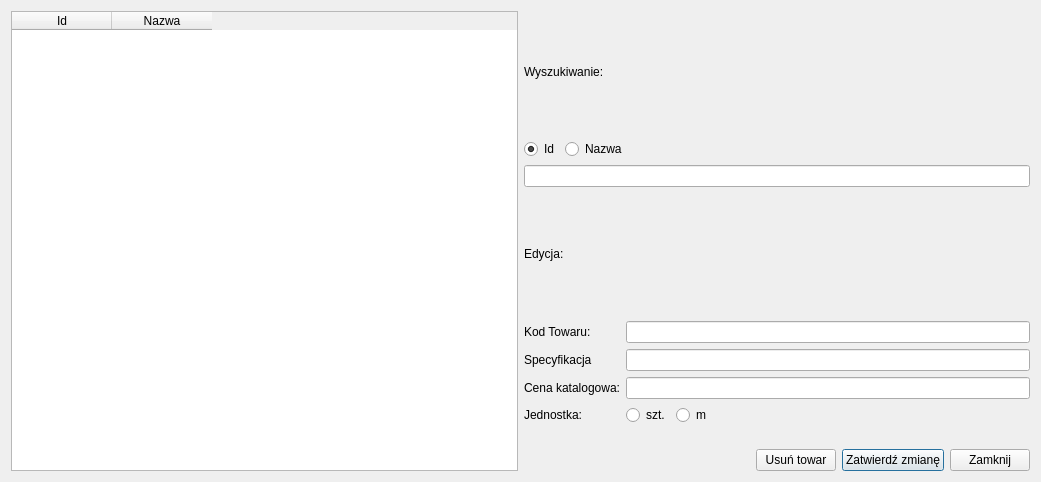
<?xml version="1.0" encoding="UTF-8"?>
<ui version="4.0">
 <class>EdycjaTowaru</class>
 <widget class="QDialog" name="EdycjaTowaru">
  <property name="geometry">
   <rect>
    <x>0</x>
    <y>0</y>
    <width>1041</width>
    <height>482</height>
   </rect>
  </property>
  <property name="windowTitle">
   <string>Dialog</string>
  </property>
  <layout class="QHBoxLayout" name="horizontalLayout_4">
   <item>
    <widget class="QTableWidget" name="tableWidget">
     <property name="editTriggers">
      <set>QAbstractItemView::NoEditTriggers</set>
     </property>
     <column>
      <property name="text">
       <string>Id</string>
      </property>
     </column>
     <column>
      <property name="text">
       <string>Nazwa</string>
      </property>
     </column>
    </widget>
   </item>
   <item>
    <layout class="QVBoxLayout" name="verticalLayout">
     <item>
      <widget class="QLabel" name="label">
       <property name="text">
        <string>Wyszukiwanie:</string>
       </property>
      </widget>
     </item>
     <item>
      <layout class="QHBoxLayout" name="horizontalLayout_2">
       <item>
        <widget class="QRadioButton" name="radioButton_ID">
         <property name="text">
          <string>Id</string>
         </property>
         <property name="checked">
          <bool>true</bool>
         </property>
        </widget>
       </item>
       <item>
        <widget class="QRadioButton" name="radioButton">
         <property name="text">
          <string>Nazwa</string>
         </property>
        </widget>
       </item>
       <item>
        <spacer name="horizontalSpacer_2">
         <property name="orientation">
          <enum>Qt::Horizontal</enum>
         </property>
         <property name="sizeHint" stdset="0">
          <size>
           <width>40</width>
           <height>20</height>
          </size>
         </property>
        </spacer>
       </item>
      </layout>
     </item>
     <item>
      <widget class="QLineEdit" name="szukaj"/>
     </item>
     <item>
      <widget class="QLabel" name="label_2">
       <property name="text">
        <string>Edycja:</string>
       </property>
      </widget>
     </item>
     <item>
      <layout class="QFormLayout" name="formLayout">
       <property name="fieldGrowthPolicy">
        <enum>QFormLayout::AllNonFixedFieldsGrow</enum>
       </property>
       <item row="0" column="1">
        <widget class="QLineEdit" name="kod">
         <property name="readOnly">
          <bool>true</bool>
         </property>
        </widget>
       </item>
       <item row="1" column="0">
        <widget class="QLabel" name="specyfikacjaLabel">
         <property name="text">
          <string>Specyfikacja</string>
         </property>
        </widget>
       </item>
       <item row="1" column="1">
        <widget class="QLineEdit" name="spec"/>
       </item>
       <item row="2" column="0">
        <widget class="QLabel" name="label_4">
         <property name="text">
          <string>Cena katalogowa:</string>
         </property>
        </widget>
       </item>
       <item row="2" column="1">
        <widget class="QLineEdit" name="cena"/>
       </item>
       <item row="3" column="0">
        <widget class="QLabel" name="label_5">
         <property name="text">
          <string>Jednostka:</string>
         </property>
        </widget>
       </item>
       <item row="3" column="1">
        <layout class="QHBoxLayout" name="horizontalLayout">
         <item>
          <widget class="QRadioButton" name="r_szt">
           <property name="text">
            <string>szt.</string>
           </property>
          </widget>
         </item>
         <item>
          <widget class="QRadioButton" name="r_m">
           <property name="text">
            <string>m</string>
           </property>
          </widget>
         </item>
         <item>
          <spacer name="horizontalSpacer">
           <property name="orientation">
            <enum>Qt::Horizontal</enum>
           </property>
           <property name="sizeHint" stdset="0">
            <size>
             <width>40</width>
             <height>20</height>
            </size>
           </property>
          </spacer>
         </item>
        </layout>
       </item>
       <item row="0" column="0">
        <widget class="QLabel" name="kodTowaruLabel">
         <property name="text">
          <string>Kod Towaru:</string>
         </property>
        </widget>
       </item>
      </layout>
     </item>
     <item>
      <layout class="QHBoxLayout" name="horizontalLayout_3">
       <item>
        <spacer name="horizontalSpacer_3">
         <property name="orientation">
          <enum>Qt::Horizontal</enum>
         </property>
         <property name="sizeHint" stdset="0">
          <size>
           <width>40</width>
           <height>20</height>
          </size>
         </property>
        </spacer>
       </item>
       <item>
        <widget class="QPushButton" name="del">
         <property name="text">
          <string>Usuń towar</string>
         </property>
         <property name="autoDefault">
          <bool>false</bool>
         </property>
        </widget>
       </item>
       <item>
        <widget class="QPushButton" name="apply">
         <property name="text">
          <string>Zatwierdź zmianę</string>
         </property>
        </widget>
       </item>
       <item>
        <widget class="QPushButton" name="close">
         <property name="text">
          <string>Zamknij</string>
         </property>
        </widget>
       </item>
      </layout>
     </item>
    </layout>
   </item>
  </layout>
 </widget>
 <resources/>
 <connections/>
</ui>
